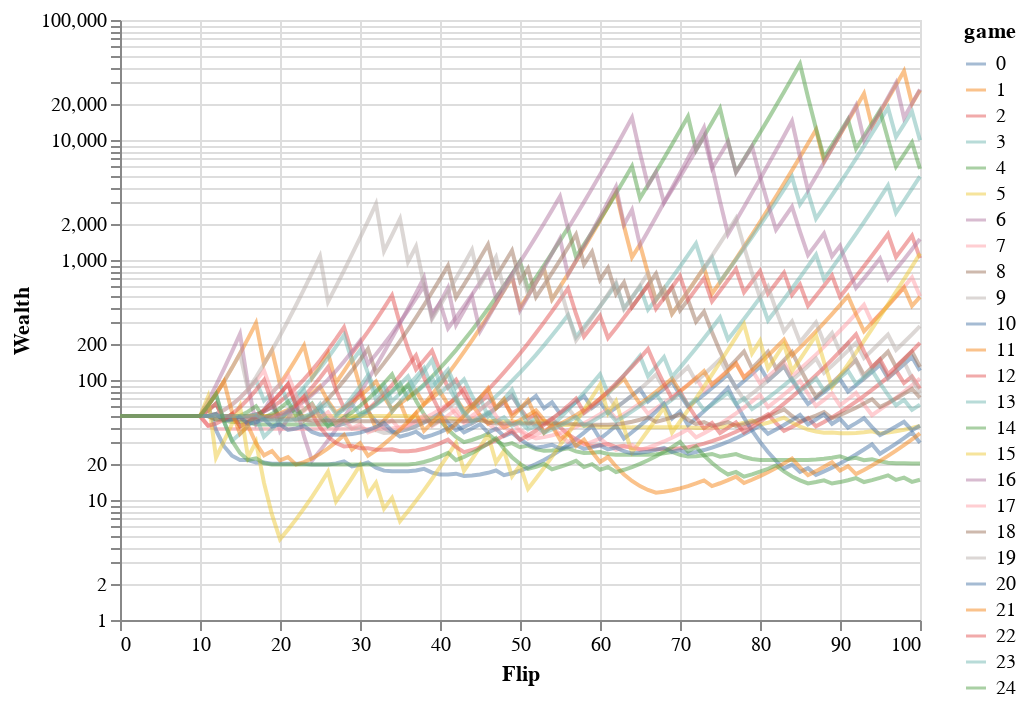

The cell this chart's notebook holds for it:
### Code cell
kelly_w_bayes_estimate_informed = create_bayes_strategy(prior, wait_time=10)(**args)

kelly_w_bayes_estimate_informed.plot_games(n_games=25, log=True, opacity=0.5)

### Figure 1 — Vega-Lite specification as saved in the notebook (floating-point values rounded to 4 significant figures; data arrays with more than 128 entries replaced by an {"elided": "..."} marker saying what was removed)
{"config": {"view": {"continuousWidth": 400, "continuousHeight": 300}}, "data": {"name": "data-77992c49e9b9a59c890bddf8b22f1d4d"}, "mark": {"type": "line", "opacity": 0.5}, "encoding": {"color": {"field": "game", "type": "nominal"}, "x": {"field": "flip", "title": "Flip", "type": "quantitative"}, "y": {"field": "wealth", "scale": {"type": "log"}, "title": "Wealth", "type": "quantitative"}}, "$schema": "https://vega.github.io/schema/vega-lite/v4.17.0.json", "datasets": {"data-77992c49e9b9a59c890bddf8b22f1d4d": {"elided": "2525 records"}}}
